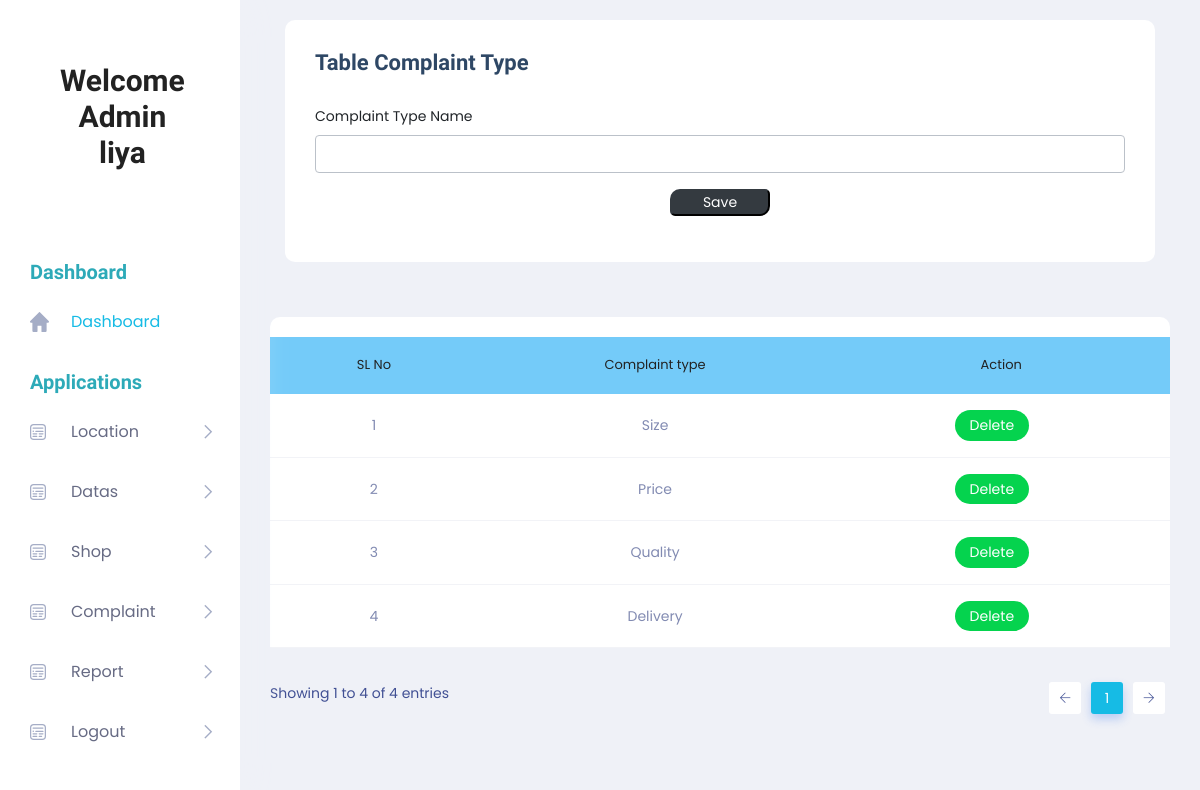
/Project/Admin/Complainttype.php (signed in), run on the app's committed database.
### tables this page shows
CREATE TABLE `tbl_complainttype` (
  `complainttype_id` int(11) NOT NULL,
  `complainttype_name` varchar(100) NOT NULL
);

### Project/Admin/Complainttype.php (the view, shortened to what this page needs)
<!DOCTYPE html PUBLIC "-//W3C//DTD XHTML 1.0 Transitional//EN" "http://www.w3.org/TR/xhtml1/DTD/xhtml1-transitional.dtd">
<html xmlns="http://www.w3.org/1999/xhtml">
<head>
</head>
<?php
include('Head.php');
?>
<body>
        <section class="main_content dashboard_part">
            <div class="main_content_iner ">
                <div class="container-fluid p-0">
                    <div class="row justify-content-center">
                        <div class="col-12">
                            <div class="QA_section">
                                <div class="white_box_tittle list_header">
                                    <div class="col-lg-12">
                                        <div class="white_box mb_30">
                                            <div class="box_header ">
                                                <div class="main-title">
                                                    <h3 class="mb-0" >Table Complaint Type</h3>
                                                </div>
                                            </div>
                                            <form method="post">
                                                <div class="form-group">
                                                    <label for="txt_complainttype">Complaint Type Name</label>
                                                    <input required="" type="text" class="form-control" id="txt_complainttype" name="txt_complainttype" autocomplete="off" required>
                                                </div>
                                                <div class="form-group" align="center">
<input type="submit" class="btn-dark" style="width:100px; border-radius: 10px 5px " name="btn_save" value="Save" >
                                                </div>
                                            </form>
                                        </div>
                                    </div>
                                </div>
                                <div class="QA_table mb_30">
                                    <table class="table lms_table_active">
                                        <thead>
                                            <tr style="background-color: #74CBF9">
                                                <td align="center" scope="col">SL No</td>
                                                <td align="center" scope="col">Complaint type</td>
                                                <td align="center" scope="col">Action</td>
                                            </tr>
                                        </thead>
                                        <tbody>
                                            <?php
                                                $i = 0;
                                                $selQry = "select * from tbl_complainttype";
                                                $rs = $Conn->query($selQry);
                                                while ($data = $rs->fetch_assoc()) {
                                                    $i++;
                                            ?>
                                            <tr>
                                                <td align="center"><?php echo $i;?></td>
                                                <td align="center"><?php echo $data["complainttype_name"];?></td>
                                                <td align="center"><a href="complainttype.php?id=<?php echo $data["complainttype_id"];?>" class="status_btn">Delete</a> &nbsp;&nbsp;&nbsp;&nbsp;
</td>                                            </tr>
                                            <?php
                                              }
                                            ?>
                                        </tbody>
                                    </table>
                                </div>
                            </div>
                        </div>
                    </div>
                </div>
            </div>
        </section>
        <?php
		include('Foot.php');
		?>
</body>
</html>

### data on the page
tbl_complainttype: complainttype_name "Size"
tbl_complainttype: complainttype_name "Price"
tbl_complainttype: complainttype_name "Quality"
tbl_complainttype: complainttype_name "Delivery"

### other printed values
$_SESSION["aname"] "liya"
